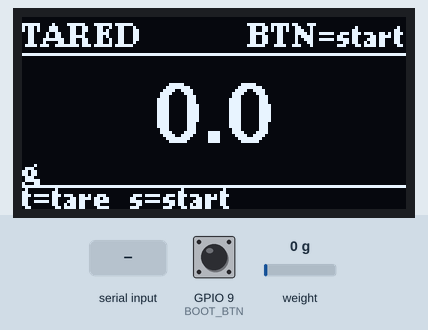
A program run on a simulated ESP32-C6. On the bench: 128×64 one-colour display. Inputs (shaded band) come from the test bench; at power-on: GPIO 9 (BOOT_BTN) HIGH, weight on the scale 0 g. What the program prints to the serial monitor is not drawn.

Above: at 3.2 s.
3.3 s: "s" received over Serial
At 4.0 s:
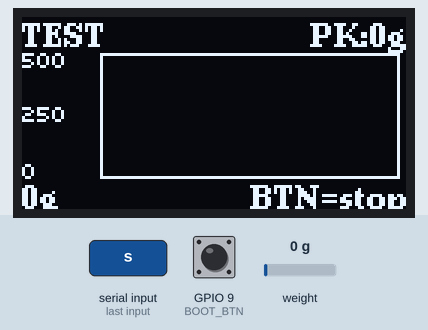
6.4 s: GPIO 9 (BOOT_BTN) pulled LOW for 1 s
At 8.3 s:
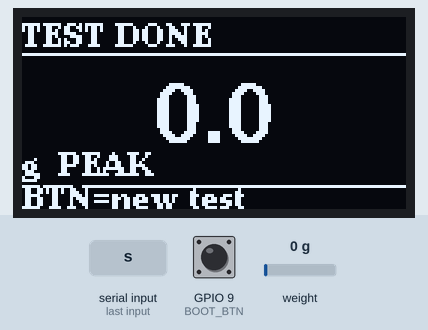
8.9 s: GPIO 9 (BOOT_BTN) pulled LOW for 0.65 s
At 10.7 s:
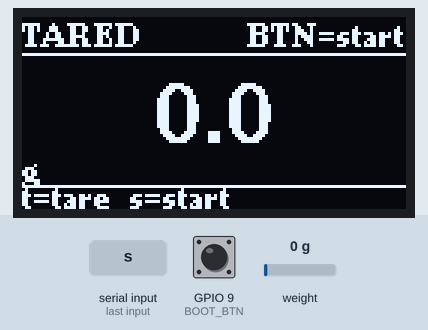
11.0 s: weight on the scale set to 100 g
At 12.3 s:
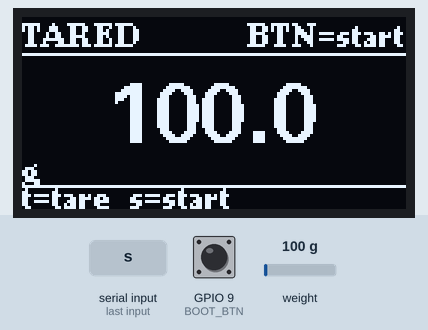
12.6 s: "S" received over Serial
At 13.6 s:
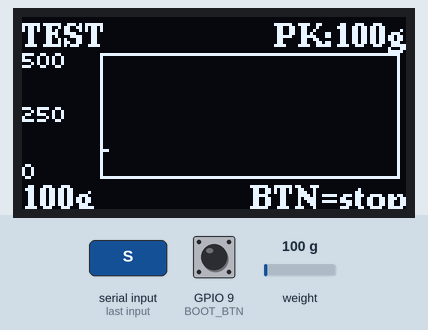
14.2 s: weight on the scale set to 1250 g
At 14.7 s:
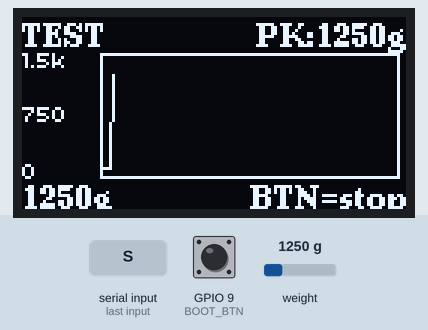
Timing chart, 0 to 17.2 s (numbered marks = the images above; inputs shaded):
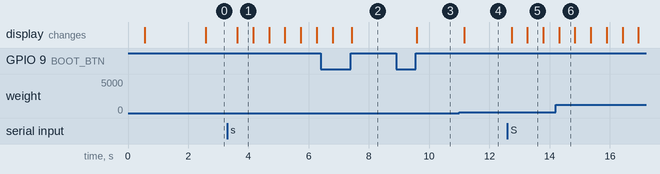

Measured:
- after the input at 3.3 s, the display: changes after 0.33 s (image 1)
- after the input at 8.9 s, the display: changes after 0.68 s (image 3)
- after the input at 11.0 s, the display: changes after 0.16 s (image 4)
- after the input at 12.6 s, the display: first changes after 0.14 s (image 5 shows a later state)
- after the input at 14.2 s, the display: changes after 0.12 s (image 6)

The program:

main.cpp
```cpp
/**
 * Load Cell + HX711 + SH1106 1.3" OLED (U8g2) on ESP32-C6
 * PlatformIO project
 *
 * States:
 *   IDLE  – live weight display
 *   TEST  – scrolling graph + CSV stream over serial
 *   DONE  – peak weight display
 *
 * Controls:
 *   BOOT button (GPIO 9)  – start / stop / reset
 *   Serial 't'            – tare
 *   Serial 's'            – same as button
 *
 * CSV stream format:
 *   TEST_START
 *   ms,grams
 *   100,23.45
 *   ...
 *   TEST_END,peak,312.10
 *
 * All non-CSV lines are prefixed with '#' so the receiver can ignore them.
 */

#include <Arduino.h>
#include <Wire.h>
#include <HX711.h>
#include <U8g2lib.h>

// ── Pins ──────────────────────────────────────────────────────
#define HX711_DOUT  6
#define HX711_SCK   7
#define OLED_SDA    21
#define OLED_SCL    20
#define BOOT_BTN    9

// ── Calibration ───────────────────────────────────────────────
const float CALIBRATION_FACTOR = -402;
const int   SAMPLES            = 5;

// ── Graph config ──────────────────────────────────────────────
// Auto-scaling: graph Y axis grows to fit peak, min 500g
const int   GRAPH_X         = 26;
const int   GRAPH_Y         = 12;
const int   GRAPH_W         = 100;
const int   GRAPH_H         = 42;
const float GRAPH_MIN_SCALE = 500.0;   // minimum full-scale even if peak is low

// ── Timing ────────────────────────────────────────────────────
const unsigned long SAMPLE_MS = 100;
const unsigned long DISP_MS   = 50;

// ─────────────────────────────────────────────────────────────
// 1.3" OLED is SH1106 128x64
U8G2_SH1106_128X64_NONAME_F_HW_I2C oled(U8G2_R0, U8X8_PIN_NONE);

HX711 scale;

enum State { IDLE, TEST, DONE };
State state = IDLE;

float graphBuf[100];
int   graphHead    = 0;
int   graphCount   = 0;
float peakGrams    = 0.0;
float currentGrams = 0.0;
bool  isTared      = false;

unsigned long testStartMs  = 0;
unsigned long lastSample   = 0;
unsigned long lastDisp     = 0;
bool          lastBtnState = HIGH;
unsigned long lastBtnTime  = 0;

// ─────────────────────────────────────────────────────────────
void resetTest() {
  memset(graphBuf, 0, sizeof(graphBuf));
  graphHead = 0; graphCount = 0; peakGrams = 0.0;
}

void pushSample(float g) {
  graphBuf[graphHead] = g;
  graphHead = (graphHead + 1) % GRAPH_W;
  if (graphCount < GRAPH_W) graphCount++;
  if (g > peakGrams) peakGrams = g;
}

float getSample(int i) {
  int start = (graphHead - graphCount + GRAPH_W) % GRAPH_W;
  return graphBuf[(start + i) % GRAPH_W];
}

// ─────────────────────────────────────────────────────────────
void drawIdle() {
  oled.clearBuffer();

  // Header
  oled.setFont(u8g2_font_ncenB08_tr);
  oled.drawStr(0, 10, isTared ? "TARED" : "NO TARE");
  oled.drawStr(75, 10, "BTN=start");
  oled.drawHLine(0, 12, 128);

  // Large weight centred
  oled.setFont(u8g2_font_fub20_tr);
  char buf[16];
  sprintf(buf, "%.1f", currentGrams);
  int w = oled.getStrWidth(buf);
  oled.drawStr((128 - w) / 2, 42, buf);

  // Unit
  oled.setFont(u8g2_font_ncenB08_tr);
  oled.drawStr(0, 55, "g");

  // Hint
  oled.drawHLine(0, 56, 128);
  oled.drawStr(0, 64, "t=tare  s=start");

  oled.sendBuffer();
}

void drawTest() {
  // Auto-scale Y axis to peak, minimum GRAPH_MIN_SCALE
  float scaleMax = max((float)peakGrams * 1.2f, GRAPH_MIN_SCALE);

  oled.clearBuffer();

  // Header
  oled.setFont(u8g2_font_ncenB08_tr);
  oled.drawStr(0, 10, "TEST");
  char pkBuf[16];
  sprintf(pkBuf, "PK:%.0fg", peakGrams);
  oled.drawStr(128 - oled.getStrWidth(pkBuf), 10, pkBuf);

  // Graph border
  oled.drawFrame(GRAPH_X, GRAPH_Y, GRAPH_W, GRAPH_H);

  // Y axis labels (tiny font)
  oled.setFont(u8g2_font_04b_03_tr);
  char yTop[8], yMid[8];
  if (scaleMax >= 1000.0f)
    sprintf(yTop, "%.1fk", scaleMax / 1000.0f);
  else
    sprintf(yTop, "%.0f", scaleMax);
  if (scaleMax >= 2000.0f)
    sprintf(yMid, "%.1fk", scaleMax / 2000.0f);
  else
    sprintf(yMid, "%.0f", scaleMax / 2.0f);

  oled.drawStr(0, GRAPH_Y + 5,               yTop);
  oled.drawStr(0, GRAPH_Y + GRAPH_H / 2 + 2, yMid);
  oled.drawStr(0, GRAPH_Y + GRAPH_H,         "0");

  // Plot
  for (int i = 0; i < graphCount - 1; i++) {
    float v0 = constrain(getSample(i),     0, scaleMax);
    float v1 = constrain(getSample(i + 1), 0, scaleMax);
    int x0 = GRAPH_X + 1 + i;
    int x1 = GRAPH_X + 2 + i;
    int y0 = GRAPH_Y + GRAPH_H - 2 - (int)(v0 / scaleMax * (GRAPH_H - 2));
    int y1 = GRAPH_Y + GRAPH_H - 2 - (int)(v1 / scaleMax * (GRAPH_H - 2));
    oled.drawLine(x0, y0, x1, y1);
  }

  // Current value bottom-left
  oled.setFont(u8g2_font_ncenB08_tr);
  char cur[12];
  sprintf(cur, "%.0fg", currentGrams);
  oled.drawStr(0, 64, cur);

  // Stop hint bottom-right
  oled.drawStr(128 - oled.getStrWidth("BTN=stop"), 64, "BTN=stop");

  oled.sendBuffer();
}

void drawDone() {
  oled.clearBuffer();

  oled.setFont(u8g2_font_ncenB08_tr);
  oled.drawStr(0, 10, "TEST DONE");
  oled.drawHLine(0, 12, 128);

  // Peak weight large and centred
  oled.setFont(u8g2_font_fub20_tr);
  char buf[16];
  sprintf(buf, "%.1f", peakGrams);
  int w = oled.getStrWidth(buf);
  oled.drawStr((128 - w) / 2, 42, buf);

  oled.setFont(u8g2_font_ncenB08_tr);
  oled.drawStr(0, 53, "g  PEAK");
  oled.drawHLine(0, 56, 128);
  oled.drawStr(0, 64, "BTN=new test");

  oled.sendBuffer();
}

// ─────────────────────────────────────────────────────────────
void setup() {
  Serial.begin(115200);
  delay(500);
  Serial.println("# Starting...");

  pinMode(BOOT_BTN, INPUT_PULLUP);
  Wire.setPins(OLED_SDA, OLED_SCL);
  oled.begin();
  oled.clearBuffer();
  oled.setFont(u8g2_font_ncenB08_tr);
  oled.drawStr(0, 20, "Loadcell Start");
  oled.sendBuffer();

  scale.begin(HX711_DOUT, HX711_SCK);
  delay(500);

  if (scale.is_ready()) {
    Serial.println("# HX711 detected");
  } else {
    Serial.println("# HX711 NOT detected");
    oled.clearBuffer();
    oled.drawStr(0, 30, "HX711 ERROR");
    oled.sendBuffer();
    while (true) delay(1000);
  }

  scale.set_scale(CALIBRATION_FACTOR);
  Serial.println("# Taring...");
  scale.tare();
  isTared = true;
  Serial.println("# Ready. BTN or 's' to start, 't' to tare.");
}

// ─────────────────────────────────────────────────────────────
void loop() {
  if (scale.is_ready())
    currentGrams = scale.get_units(SAMPLES);

  // ── Boot button debounce ─────────────────────────────────────
  bool btnReading = digitalRead(BOOT_BTN);
  if (btnReading != lastBtnState) {
    lastBtnTime  = millis();
    lastBtnState = btnReading;
  }
  bool btnPressed = (millis() - lastBtnTime > 30) && (btnReading == LOW);

  // ── Input handling ───────────────────────────────────────────
  bool doAction = false;
  bool doTare   = false;

  if (Serial.available()) {
    char c = Serial.read();
    if (c == 't' || c == 'T') doTare   = true;
    if (c == 's' || c == 'S') doAction = true;
  }
  if (btnPressed) {
    doAction = true;
    while (digitalRead(BOOT_BTN) == LOW) delay(10);  // wait for release
  }

  if (doTare) {
    scale.tare(10);
    isTared = true;
    Serial.println("# Tared");
  }
  if (doAction) {
    if (state == IDLE) {
      resetTest();
      testStartMs = millis();
      Serial.println("TEST_START");
      Serial.println("ms,grams");
      state = TEST;
    } else if (state == TEST) {
      Serial.print("TEST_END,peak,");
      Serial.println(peakGrams, 2);
      state = DONE;
    } else if (state == DONE) {
      state = IDLE;
      Serial.println("# Reset");
    }
  }

  // ── State machine ────────────────────────────────────────────
  switch (state) {
    case IDLE:
      if (millis() - lastDisp >= DISP_MS) { lastDisp = millis(); drawIdle(); }
      break;

    case TEST:
      if (millis() - lastSample >= SAMPLE_MS) {
        lastSample = millis();
        pushSample(currentGrams);
        // Pure CSV — no prefix, receiver saves this directly
        Serial.print(millis() - testStartMs);
        Serial.print(",");
        Serial.println(currentGrams, 2);
      }
      if (millis() - lastDisp >= DISP_MS) { lastDisp = millis(); drawTest(); }
      break;

    case DONE:
      if (millis() - lastDisp >= 200) { lastDisp = millis(); drawDone(); }
      break;
  }
}
```
